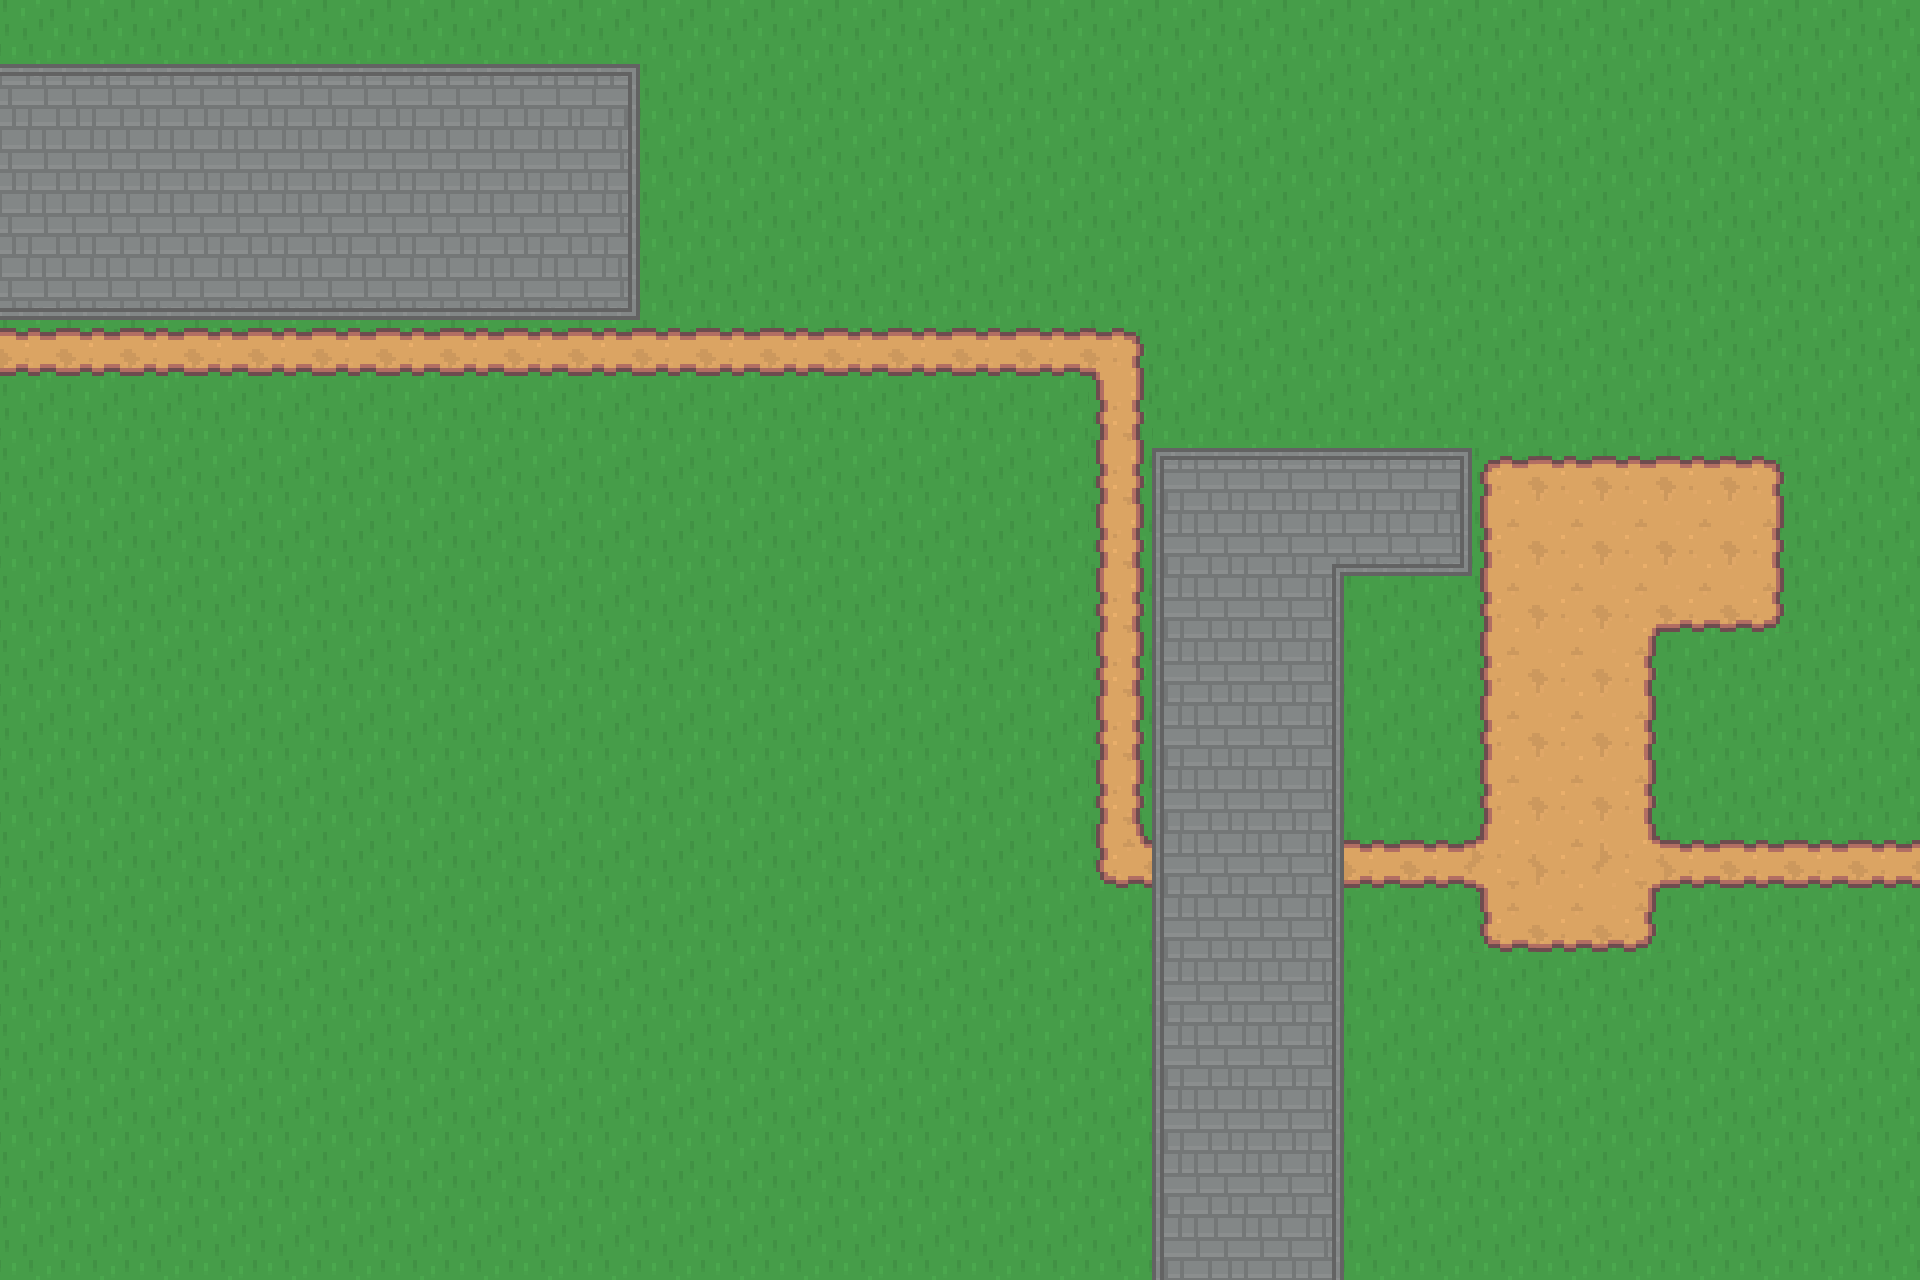

A 2D game scene composited from a Tiled map and its tileset images. What follows is a short description and the map's XML, with every tile layer's data as written:
An orthogonal 30x20 tile map with 64x64 px tiles, 1 tile layer (Tile Layer 1), 3 tilesets.

<map version="1.10" tiledversion="1.12.1" orientation="orthogonal" renderorder="right-down" width="30" height="20" tilewidth="64" tileheight="64" infinite="0" nextlayerid="4" nextobjectid="1">
 <tileset firstgid="1" name="tileset" tilewidth="64" tileheight="64" tilecount="54" columns="9">
  <image source="tileset.png" width="576" height="384" />
 </tileset>
 <tileset firstgid="55" name="travagrid" tilewidth="64" tileheight="64" tilecount="72" columns="12">
  <grid orientation="orthogonal" width="16" height="16" />
  <image source="travagrid.png" width="768" height="384" />
 </tileset>
 <tileset firstgid="127" name="aaa" tilewidth="64" tileheight="64" tilecount="72" columns="12">
  <image source="travagrid.png" width="768" height="384" />
 </tileset>
 <layer id="1" name="Tile Layer 1" width="30" height="20">
  <data encoding="csv">
140,140,140,140,140,140,140,140,140,140,140,140,140,140,140,140,140,140,140,140,140,140,140,140,140,140,140,140,140,140,
131,131,131,131,131,131,131,131,131,132,140,140,140,140,140,140,140,140,140,140,140,140,140,140,140,140,140,140,140,140,
143,143,143,143,143,143,143,143,143,144,140,140,140,140,140,140,140,140,140,140,140,140,140,140,140,140,140,140,140,140,
143,143,143,143,143,143,143,143,143,144,140,140,140,140,140,140,140,140,140,140,140,140,140,140,140,140,140,140,140,140,
155,155,155,155,155,155,155,155,155,156,140,140,140,140,140,140,140,140,140,140,140,140,140,140,140,140,140,140,140,140,
182,182,182,182,182,182,182,182,182,182,182,182,182,182,182,182,182,195,140,140,140,140,140,140,140,140,140,140,140,140,
140,140,140,140,140,140,140,140,140,140,140,140,140,140,140,140,140,181,140,140,140,140,140,140,140,140,140,140,140,140,
140,140,140,140,140,140,140,140,140,140,140,140,140,140,140,140,140,181,58,59,59,59,60,133,134,62,62,63,140,140,
140,140,140,140,140,140,140,140,140,140,140,140,140,140,140,140,140,181,70,71,95,83,84,145,146,74,74,75,140,140,
140,140,140,140,140,140,140,140,140,140,140,140,140,140,140,140,140,181,70,71,72,140,140,145,146,99,86,87,140,140,
140,140,140,140,140,140,140,140,140,140,140,140,140,140,140,140,140,181,70,71,72,140,140,145,146,147,140,140,140,140,
140,140,140,140,140,140,140,140,140,140,140,140,140,140,140,140,140,181,70,71,72,140,140,145,146,147,140,140,140,140,
140,140,140,140,140,140,140,140,140,140,140,140,140,140,140,140,140,181,142,143,144,140,140,145,146,147,140,140,140,140,
140,140,140,140,140,140,140,140,140,140,140,140,140,140,140,140,140,193,142,143,144,182,182,186,146,198,182,182,182,182,
140,140,140,140,140,140,140,140,140,140,140,140,140,140,140,140,140,140,142,143,144,140,140,157,158,159,140,140,140,140,
140,140,140,140,140,140,140,140,140,140,140,140,140,140,140,140,140,140,142,143,144,140,140,140,140,140,140,140,140,140,
140,140,140,140,140,140,140,140,140,140,140,140,140,140,140,140,140,140,142,143,144,140,140,140,140,140,140,140,140,140,
140,140,140,140,140,140,140,140,140,140,140,140,140,140,140,140,140,140,142,143,144,140,140,140,140,140,140,140,140,140,
140,140,140,140,140,140,140,140,140,140,140,140,140,140,140,140,140,140,142,143,144,140,140,140,140,140,140,140,140,140,
140,140,140,140,140,140,140,140,140,140,140,140,140,140,140,140,140,140,142,143,144,140,140,140,140,140,140,140,140,140
</data>
 </layer>
</map>
